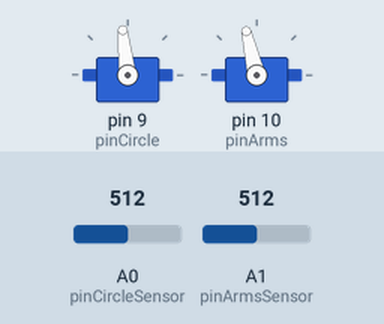
A sketch run on a simulated Arduino Uno, built with avr-gcc and run on an emulated ATmega328P. On the bench: 2 × servo. The test bench sets the inputs (shaded band); at power-on: A0 (pinCircleSensor) = 512, A1 (pinArmsSensor) = 512.

Above: at 1.2 s.
1.3 s: A0 (pinCircleSensor) set to 716
At 3.35 s:
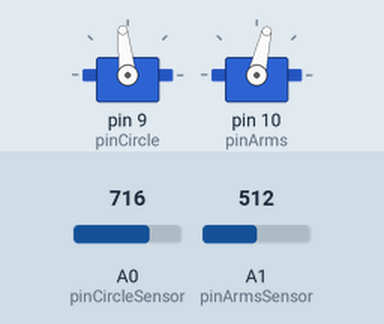
At 7.57 s:
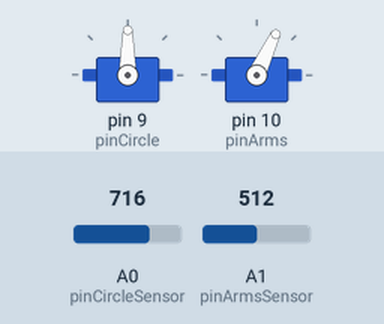
Timing chart, 0 to 10.3 s (numbered marks = the images above; inputs shaded):
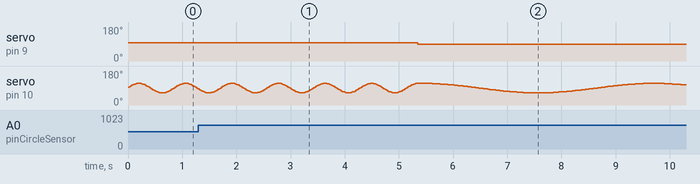

Measured:
- after the input at 1.3 s, servo on pin 9 (pinCircle): 96° → 90° after 4.0 s instead of 2.7 s

The sketch:

TheWitchLightSensorsAndServoMotors.ino
```cpp
// Project: The Witch
// Author: Nia
// Description: Light sensors control servo movement. The arms move slowly as an idle motion,
// while sudden changes in light trigger the circular rotation.
#include <Servo.h>

// SENSORS
// Light sensor for triggering the circle motion
int pinCircleSensor = A0;

// Light sensor influencing arm movement
int pinArmsSensor   = A1;

int valCircle = 0;
int valArms   = 0;


// SERVOS
Servo servoCircle;  // continuous rotation (background circles)
Servo servoArms;    // 180° servo (arms)

int pinCircle = 9;
int pinArms   = 10;


// TIMER FOR INTERACTION
// Controls how long the circle keeps spinning after trigger
unsigned long triggerTime = 0;
bool isActive = false;
int duration = 4000; // 4 seconds


// TRIGGER DETECTION
// Detects sudden light change (hand wave)
int lastCircle = 0;
int triggerThreshold = 15;


// MOTION CONTROL
// t is used to create smooth sine wave movement
float t = 0;

// Slow idle movement
float speed = 0.03;

// Faster movement when activated
float fastSpeed = 0.15;


void setup() {
  // Attach servos to pins
  servoCircle.attach(pinCircle);
  servoArms.attach(pinArms);

  // Start both servos at neutral position
  servoCircle.write(90);
  servoArms.write(90);
}


void loop() {

  // READ SENSOR VALUES
  valCircle = analogRead(pinCircleSensor);
  valArms   = analogRead(pinArmsSensor);


  // TRIGGER LOGIC
  // Compare current and previous light values
  int change = abs(valCircle - lastCircle);

  // If sudden change detected → activate interaction
  if (change > triggerThreshold) {
    isActive = true;
    triggerTime = millis(); // start timer
  }

  lastCircle = valCircle;


  // MOTION SPEED
  // Idle = slow, Activated = faster
  float currentSpeed = isActive ? fastSpeed : speed;
  t += currentSpeed;


  // ARM MOVEMENT
  // Sine wave creates smooth up/down motion
  int armsAngle = 90 + 25 * sin(t);
  servoArms.write(armsAngle);


  // CIRCLE MOVEMENT
  if (isActive) {
    // Continuous servo rotates slightly off 90 to spin slowly
    servoCircle.write(96);

    // Stop after duration time
    if (millis() - triggerTime > duration) {
      isActive = false;
    }
  } else {
    // Stop rotation
    servoCircle.write(90);
  }

  delay(20); // small delay for stability
}
```
